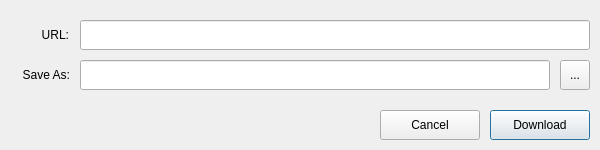
<?xml version="1.0" encoding="UTF-8"?>
<ui version="4.0">
 <class>AddUrl</class>
 <widget class="QDialog" name="AddUrl">
  <property name="geometry">
   <rect>
    <x>0</x>
    <y>0</y>
    <width>600</width>
    <height>150</height>
   </rect>
  </property>
  <property name="sizePolicy">
   <sizepolicy hsizetype="Fixed" vsizetype="Fixed">
    <horstretch>0</horstretch>
    <verstretch>0</verstretch>
   </sizepolicy>
  </property>
  <property name="minimumSize">
   <size>
    <width>600</width>
    <height>150</height>
   </size>
  </property>
  <property name="maximumSize">
   <size>
    <width>600</width>
    <height>150</height>
   </size>
  </property>
  <property name="windowTitle">
   <string>Add Download</string>
  </property>
  <widget class="QLineEdit" name="urlLineEdit">
   <property name="geometry">
    <rect>
     <x>80</x>
     <y>20</y>
     <width>510</width>
     <height>30</height>
    </rect>
   </property>
   <property name="sizePolicy">
    <sizepolicy hsizetype="Maximum" vsizetype="Fixed">
     <horstretch>0</horstretch>
     <verstretch>0</verstretch>
    </sizepolicy>
   </property>
   <property name="font">
    <font>
     <pointsize>9</pointsize>
    </font>
   </property>
   <property name="whatsThis">
    <string>HTTP URL</string>
   </property>
   <property name="locale">
    <locale language="English" country="UnitedStates"/>
   </property>
  </widget>
  <widget class="QLabel" name="urlLabel">
   <property name="geometry">
    <rect>
     <x>9</x>
     <y>20</y>
     <width>60</width>
     <height>30</height>
    </rect>
   </property>
   <property name="font">
    <font>
     <family>MS Shell Dlg 2</family>
     <pointsize>9</pointsize>
     <weight>50</weight>
     <bold>false</bold>
     <stylestrategy>PreferDefault</stylestrategy>
     <kerning>true</kerning>
    </font>
   </property>
   <property name="layoutDirection">
    <enum>Qt::LeftToRight</enum>
   </property>
   <property name="locale">
    <locale language="English" country="UnitedStates"/>
   </property>
   <property name="text">
    <string>URL:</string>
   </property>
   <property name="alignment">
    <set>Qt::AlignRight|Qt::AlignTrailing|Qt::AlignVCenter</set>
   </property>
  </widget>
  <widget class="QLabel" name="saveAsLabel">
   <property name="geometry">
    <rect>
     <x>10</x>
     <y>60</y>
     <width>60</width>
     <height>30</height>
    </rect>
   </property>
   <property name="font">
    <font>
     <family>MS Shell Dlg 2</family>
     <pointsize>9</pointsize>
     <weight>50</weight>
     <bold>false</bold>
     <stylestrategy>PreferDefault</stylestrategy>
    </font>
   </property>
   <property name="text">
    <string>Save As:</string>
   </property>
   <property name="alignment">
    <set>Qt::AlignRight|Qt::AlignTrailing|Qt::AlignVCenter</set>
   </property>
  </widget>
  <widget class="QLineEdit" name="folderLineEdit">
   <property name="geometry">
    <rect>
     <x>80</x>
     <y>60</y>
     <width>470</width>
     <height>30</height>
    </rect>
   </property>
   <property name="sizePolicy">
    <sizepolicy hsizetype="Fixed" vsizetype="Fixed">
     <horstretch>0</horstretch>
     <verstretch>0</verstretch>
    </sizepolicy>
   </property>
   <property name="font">
    <font>
     <pointsize>9</pointsize>
    </font>
   </property>
   <property name="whatsThis">
    <string>Download path</string>
   </property>
  </widget>
  <widget class="QToolButton" name="chooseFolderButton">
   <property name="geometry">
    <rect>
     <x>560</x>
     <y>60</y>
     <width>30</width>
     <height>30</height>
    </rect>
   </property>
   <property name="whatsThis">
    <string>Choose folder</string>
   </property>
   <property name="text">
    <string>...</string>
   </property>
  </widget>
  <widget class="QPushButton" name="downloadButton">
   <property name="geometry">
    <rect>
     <x>490</x>
     <y>110</y>
     <width>100</width>
     <height>30</height>
    </rect>
   </property>
   <property name="whatsThis">
    <string>Start download</string>
   </property>
   <property name="text">
    <string>Download</string>
   </property>
  </widget>
  <widget class="QPushButton" name="cancelButton">
   <property name="geometry">
    <rect>
     <x>380</x>
     <y>110</y>
     <width>100</width>
     <height>30</height>
    </rect>
   </property>
   <property name="whatsThis">
    <string>Cancel this window</string>
   </property>
   <property name="text">
    <string>Cancel</string>
   </property>
  </widget>
 </widget>
 <resources/>
 <connections/>
</ui>
